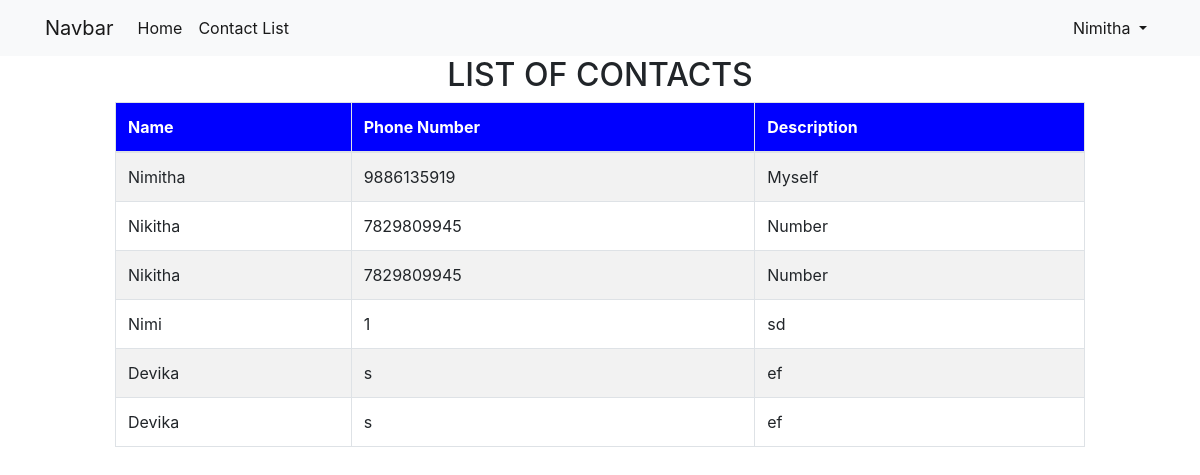
Page /list/ (signed in) on the committed database.
### accounts/models.py (models this page shows, shortened)
class Account(AbstractBaseUser):
    email = models.EmailField(max_length=60, unique=True)
    username = models.CharField(max_length=50, unique=True)
    date_joined = models.DateTimeField(
        verbose_name='date joined', auto_now_add=True)
    last_login = models.DateTimeField(verbose_name='last login', auto_now=True)
    is_admin = models.BooleanField(default=False)
    is_active = models.BooleanField(default=True)
    is_staff = models.BooleanField(default=False)
    is_superuser = models.BooleanField(default=False)
    name = models.CharField(max_length=50)
    USERNAME_FIELD = 'email'
    REQUIRED_FIELDS = ['username', 'name', ]
    objects = AccountUserManager()

### contacts/models.py (models this page shows)
class Contact(models.Model):
    user_name = models.ForeignKey(Account, on_delete = models.CASCADE)
    name = models.CharField(max_length=50,blank=False,null=False)
    contact_number = models.CharField(max_length=11,blank=False,null=False)
    description = models.TextField(max_length=250,blank=True,null = False)

### contacts/views.py (the view)
# urls.py: path('list/',views.listContactsView, name='listContacts'),
@login_required
def listContactsView(request):
    details = Contact.objects.all()
    return render(request, 'contacts/list_contacts.html', {'details': details})

### contacts/templates/contacts/list_contacts.html
{% extends 'base.html' %}
{% load static%}
{% block content %}
<h2 class="text-center" >LIST OF CONTACTS</h2>
<div class="offset-1 col-10" style="overflow-x:auto;">
    <table class="table table-striped table-bordered border-dark">
        <thead style="color: white;background-color: blue;">
            <tr>
                <th scope="col">Name</th>
                <th scope="col">Phone Number</th>
                <th scope="col">Description</th>
            </tr>
        </thead>
        <tbody>
            {% for instance in details %}
            {% ifequal request.user instance.user_name %}
            <tr>
                <td>{{instance.name}}</td>
                <td>{{instance.contact_number}}</td>
                <td>{{instance.description}}</td>
            </tr>
            {% endifequal %}
            {% endfor %}
        </tbody>
    </table>
</div>
{% endblock %}

### templates/base.html (shortened to what this page needs)
<!DOCTYPE html>
<html lang="en">
<head>
    <link rel="stylesheet" href="https://cdn.jsdelivr.net/npm/bootstrap@4.6.0/dist/css/bootstrap.min.css"
>
</head>
<body>
    <nav class="navbar navbar-expand-lg navbar-light bg-light">
        <div class="container">
            <a class="navbar-brand" href="#">Navbar</a>
            <div class="collapse navbar-collapse" id="navbarSupportedContent">
                <ul class="navbar-nav mr-auto">
                    <li class="nav-item active">
                        <a class="nav-link" href="{% url 'homepage' %}">Home</a>
                    </li>
                    <li class="nav-item active">
                        <a class="nav-link" href="{% url 'listContacts' %}">Contact List</a>
                    </li>
                </ul>
                <ul class="navbar-nav">
                    <li class="nav-item dropdown">
                        <a class="nav-link dropdown-toggle active" href="#" id="navbarDropdown" role="button"
                            data-toggle="dropdown" aria-haspopup="true" aria-expanded="false">
                            {% if user.is_authenticated %}
                            {{request.user.username}}
                            {% else %}
                            Accounts
                            {% endif %}
                        </a>
                    </li>
                </ul>
            </div>
        </div>
    </nav>
    {% block content %}
    {% endblock %}
</body>
</html>

### rows in the picture
Account: user.username "Nimitha"
Contact: name "Nimitha", contact_number "9886135919", description "Myself"
Contact: name "Nikitha", contact_number "7829809945", description "Number"
Contact: name "Nikitha", contact_number "7829809945", description "Number"
Contact: name "Nimi", contact_number "1", description "sd"
Contact: name "Devika", contact_number "s", description "ef"
Contact: name "Devika", contact_number "s", description "ef"
